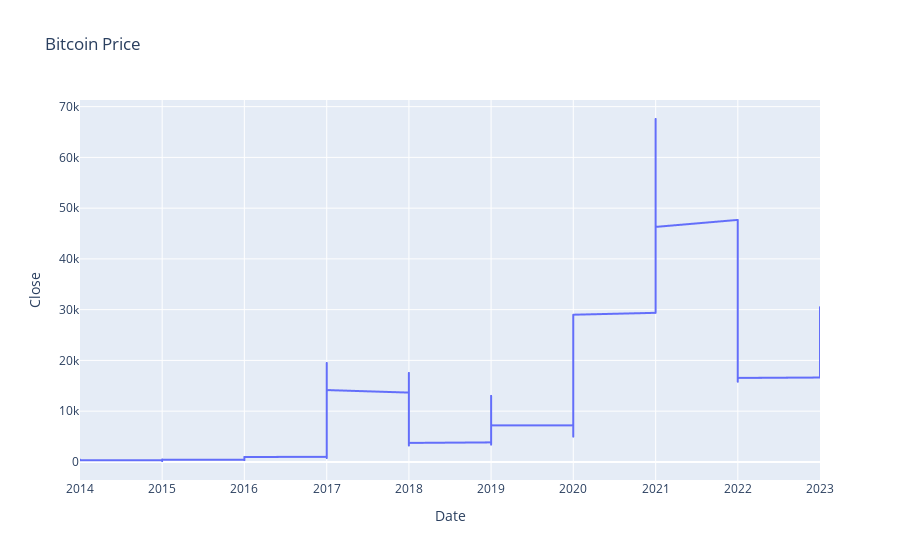

Notebook cell for this chart:
### Code cell
# Bitcoin Price Trends:
fig = px.line(bitcoin_data, x='Date', y='Close', title='Bitcoin Price')
fig.show()

#plt.plot(bitcoin_data['Date'], bitcoin_data['Close'], label='Bitcoin Price', color='orange')

### Figure 1 — Plotly figure (JSON) as saved in the notebook; plotly's stock layout.template omitted (floating-point values rounded to 4 significant figures; data arrays with more than 128 entries replaced by an {"elided": "..."} marker saying what was removed)
{"data": [{"hovertemplate": "Date=%{x}<br>Close=%{y}<extra></extra>", "legendgroup": "", "line": {"color": "#636efa", "dash": "solid"}, "marker": {"symbol": "circle"}, "mode": "lines", "name": "", "showlegend": false, "type": "scattergl", "x": {"elided": "3189 str values"}, "xaxis": "x", "y": {"elided": "3189 float values"}, "yaxis": "y"}], "layout": {"autosize": true, "legend": {"tracegroupgap": 0}, "title": {"text": "Bitcoin Price"}, "xaxis": {"anchor": "y", "autorange": true, "domain": [0, 1], "range": ["2014-01-01", "2023-01-01"], "title": {"text": "Date"}, "type": "date"}, "yaxis": {"anchor": "x", "autorange": true, "domain": [0, 1], "range": [-3566.0, 71310.0], "title": {"text": "Close"}, "type": "linear"}}}
